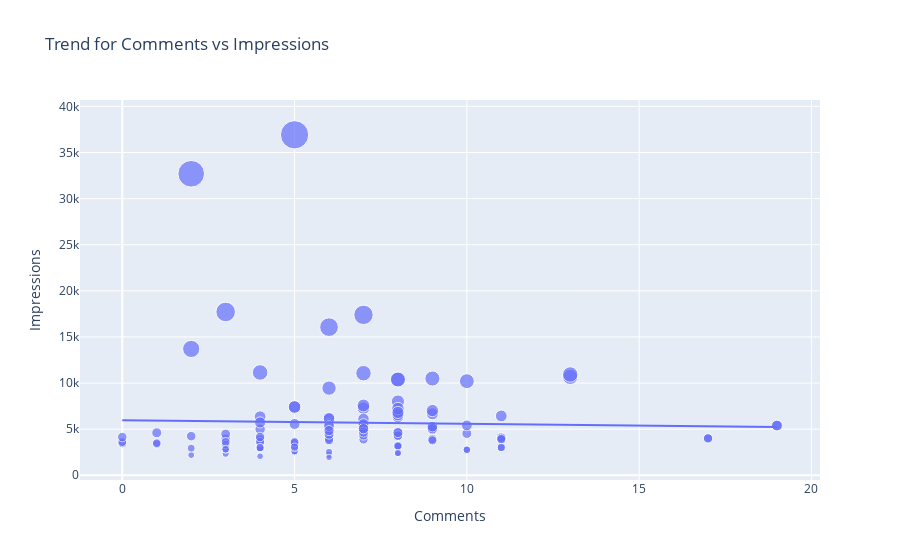

The notebook cell saved with this chart:
### Code cell
ols_plot(data=df, column_x="Comments", column_y="Impressions", title="Trend for Comments vs Impressions")
